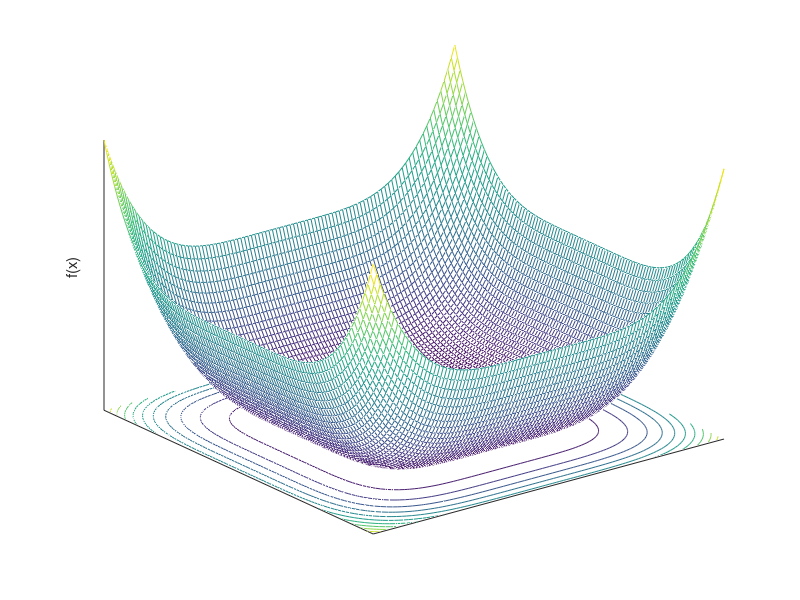

Here is the MATLAB script that generated this plot:
function Penalty2Plot

xlimits = [-50 50];
dx = (xlimits(2) - xlimits(1)) / 100;
N = floor((xlimits(2) - xlimits(1)) / dx) + 1;
obj = zeros(N, N);
i = 0;
for x = xlimits(1) : dx : xlimits(2)
    i = i + 1;
    k = 0;
    for y = xlimits(1) : dx : xlimits(2)
        k = k + 1;
        if x > 5
            u1 = 100*(x-5)^4;
        elseif x < -5
            u1 = 100*(-x-5)^4;
        else
            u1 = 0;
        end
        if y > 5
            u2 = 100*(y-5)^4;
        elseif y < -5
            u2 = 100*(-y-5)^4;
        else
            u2 = 0;
        end
        obj(i,k) = 0.1 * ((sin(3*pi*x))^2 + (x-1)^2 * (1 + (sin(3*pi*y))^2) + (y - 1)^2 * (1 + (sin(2*pi*y))^2)) + u1 + u2;
    end
end
obj = obj / 100000000;
close all
[x, y] = meshgrid(xlimits(1) : dx : xlimits(2));
meshc(x,y,obj);
zlabel('f(x)')
set(gca, 'XTick', [])
set(gca, 'YTick', [])
set(gca, 'ZTick', [])
temp = axis;
axis([xlimits, xlimits, temp(5), max(max(obj))])